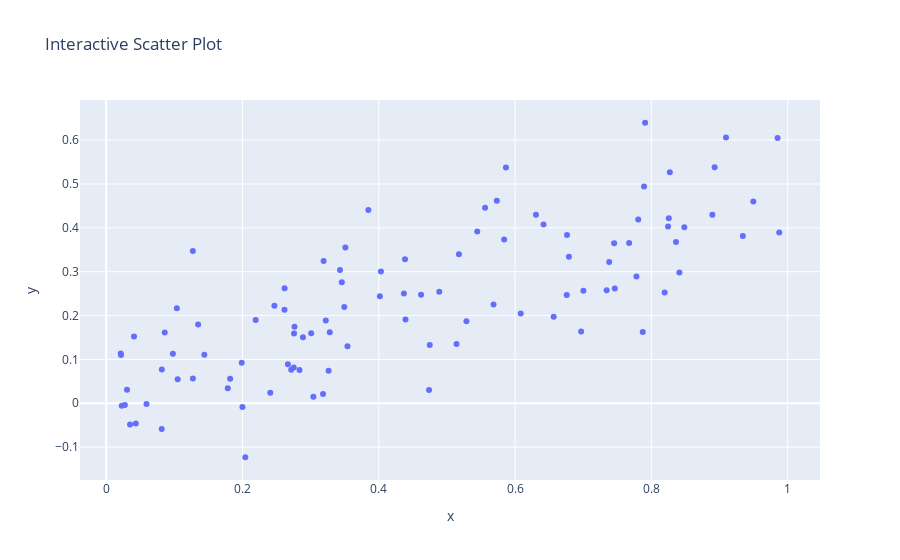

The cell this chart's notebook holds for it:
### Markdown cell above
*   **Plotly:** A Python library for creating interactive, web-based visualizations, including 3D plots, animated charts, and interactive dashboards.

### Code cell
import plotly.express as px
import numpy as np

# Generate some sample data
x = np.random.rand(100)
y = 0.5 * x + 0.1 * np.random.randn(100)

# Create an interactive scatter plot
fig = px.scatter(x=x, y=y, title="Interactive Scatter Plot")

# Show the plot
fig.show()
